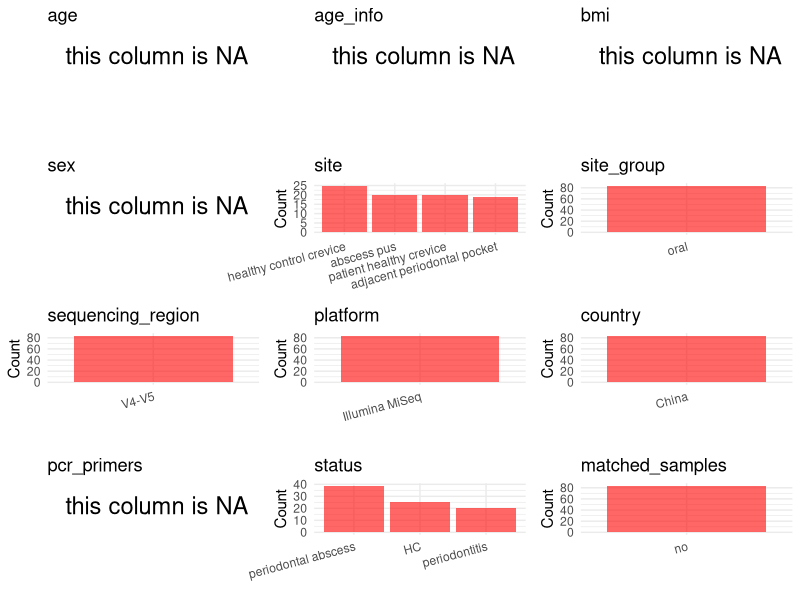

Write the R code that produced this figure. (Note: this script raises an error after producing the figure.)
## ---- chunk 1
# Load libraries
library(dplyr)
library(ggplot2)
library(cowplot)

# (1) Setting working directory
# EDIT HERE: change project_id for each study
project_id <- "PRJNA547446"

base_dir <- "/beegfs/huangxiaochang/global_oral/global-oral-microbiome/data/projects/"
setwd(file.path(base_dir, project_id))

# (2) Loading raw SRA metadata file
sra_file <- "SraRunTable.csv"
initial_meta <- read.csv("SraRunTable.csv", header = TRUE)

# (3) OPTIONAL: If extra metadata (e.g., Table.x or supplemental materials) are available from the article, you may need to merge the file with initial_meta manually. Below is example code for merging. Depending on the specific case of each study, you can customize the code as needed.
# supp_table <- read.csv("supplemental_table.csv", header = TRUE)
# initial_meta <- left_join(initial_meta, supp_table, by = merge_col_name)
## ---- chunk 2
# (1) Read the article in the following order: abstract, the beginning of the results section, and the methods. Understand the sample size, experimental design, and disease group overview. Clarify the sampling sites; for oral and gut samples, specify the exact sites like supragingival plaque, tongue, etc.

# (2) IMPORTANT: MUST go through each column of initial_meta
# head(initial_meta, 10)

# IMPORTANT: Check the unique values in the column of interest or query column.
# lapply(initial_meta[c('body_habitat', 'body_product', 'body_site')], table) # site
# table(initial_meta$host_subject_id) # subject id
# table(initial_meta$platform..exp.) # output is Illumina
# table(initial_meta$target_subfragment..exp.)
## ---- chunk 3
# (1) EDIT HERE: Parameter setup
# NOTE: This project has no lab control samples (blanks/positives) or non-human samples. Leave keywords empty to skip filtering.
control_column <- NA   # column name in initial_meta
# unique(initial_meta[[control_column]])  # uncomment to explore
control_keywords <- c()     # Enter exact keywords

species_column <- NA          # column name in initial_meta
# unique(initial_meta[[species_column]])  # uncomment to explore
non_human_keywords <- c()            # Enter exact keywords


# (2) Remove controls and non-human samples. DO NOT need to modify code in this part, just run it.
n_samples <- nrow(initial_meta)
# Control evaluation
if (length(control_keywords) > 0) {
  if (is.null(control_column) || control_column == "") {
    stop("Error: control_keywords provided but control_column is missing.")
  }

  if (!(control_column %in% colnames(initial_meta))) {
    stop(sprintf("Error: Column '%s' not found in initial_meta.", control_column))
  }

  control_pattern <- paste(control_keywords, collapse = "|")
  control_text <- initial_meta[[control_column]]
  is_control <- grepl(control_pattern, control_text)

} else {
  is_control <- rep(FALSE, n_samples)
}

# Non-human evaluation
if (length(non_human_keywords) > 0) {
  if (is.null(species_column) || species_column == "") {
    stop("Error: non_human_keywords provided but species_column is missing.")
  }

  if (!(species_column %in% colnames(initial_meta))) {
    stop(sprintf("Error: Column '%s' not found in initial_meta.", control_column))
  }

  non_human_pattern <- paste(non_human_keywords, collapse = "|")
  species_text <- initial_meta[[species_column]]
  is_non_human <- grepl(non_human_pattern, species_text)
} else {
  is_non_human <- rep(FALSE, n_samples)
}

# Execute removal
samples_to_remove <- is_control | is_non_human
initial_meta <- initial_meta[!samples_to_remove, ]

cat("Initial samples counts:",n_samples,"\n")
cat("Removed control samples:", sum(is_control), "\n")
cat("Removed non-human samples:", sum(is_non_human), "\n")
cat("Total samples removed ", sum(samples_to_remove), "\n")
cat("Remaining samples after Step 2:", nrow(initial_meta), "\n")
## ---- chunk 4
# Extract columns from initial_meta as follows:
# (1) No modification needed → extract directly.
# (2) Modification needed → create a column start with 'raw_' and mark the target column as "pending".
# (3) Need to find or determine based on the article.

metadata <- data.frame(
  bioproject = initial_meta$BioProject,
  sample_id = initial_meta$Run,
  raw_subject_id = initial_meta$Sample.Name,
  subject_id = "pending",
  age = NA,
  age_info = NA,
  bmi = NA,
  raw_sex = NA,
  sex = "pending",
  sequencing_region = "V4-V5",
  platform = initial_meta$Instrument,
  country = initial_meta$geo_loc_name_country,
  raw_site = initial_meta$isolate,
  site = "pending",
  site_group = "pending",
  public_time = initial_meta$ReleaseDate,
  raw_status = initial_meta$isolate,
  pcr_primers = NA,
  title = NA,
  disease_study = NA,
  status = "pending",
  matched_samples = "pending",
  is_time_series = "no",
  stringsAsFactors = FALSE
)

metadata$public_time <- as.Date(metadata$public_time)
## ---- chunk 5
# (1) Handle the columns with the `raw_` prefix.
# IMPORTANT: Add comments if the modification is not straightforward!!
metadata$sex <- NA_character_

# Remap site from isolate column (which encoded site and health status)
metadata <- metadata %>% mutate(site = case_when(
  raw_site == "periodontal abscess" ~ "abscess pus",
  raw_site == "periodontal pocket" ~ "adjacent periodontal pocket",
  raw_site == "periodontal patient control" ~ "patient healthy crevice",
  raw_site == "periodontal health control" ~ "healthy control crevice",
  TRUE ~ raw_site
))

# Map status based on remapped site
# abscess pus + adjacent periodontal pocket = periodontal abscess patients
# patient healthy crevice = periodontitis patients (no abscess)
# healthy control crevice = HC
metadata$status <- case_when(
  metadata$site %in% c("abscess pus", "adjacent periodontal pocket") ~ "periodontal abscess",
  metadata$site == "patient healthy crevice" ~ "periodontitis",
  metadata$site == "healthy control crevice" ~ "HC",
  TRUE ~ NA_character_
)

# Remove group suffix from subject_id (e.g., "052004A_Pocket" → "052004A")
metadata$subject_id <- gsub("_.*$", "", metadata$raw_subject_id)

metadata$title <- "Microbiota in Human Periodontal Abscess Revealed by 16S rDNA Sequencing"
metadata$disease_study <- "yes"

## ---- chunk 6
# (2) Filling the 'site_group' and 'matched_samples' columns
# editing site_group
unique(metadata$site)
# EDIT HERE: add oral sites
Oral_site = c("saliva", "mouth", "tongue coating", "supragingival plaque", "subgingival plaque", "oral swab", "denture", "tooth", "abscess pus", "adjacent periodontal pocket", "patient healthy crevice", "healthy control crevice", "gingival crevicular fluid", "subgingival plaque")
# EDIT HERE: add gut sites
Gut_site = c("feces", "stool")
# just run
metadata <- metadata %>%
  mutate(site_group = case_when(
    site %in% Oral_site ~ "oral",
    site %in% Gut_site ~ "gut",
    TRUE ~ "other"
  ))

# editing matched_samples, just run.
metadata$matched_samples <- ifelse(
  ave(metadata$subject_id, metadata$subject_id, FUN = length) > 1,
  "yes",
  "no"
)
## ---- chunk 7
# (3) check if there is pending value in metadata. If there is pending value, go on modify the metadata.
# Function to check if a column contains "pending"
has_pending <- function(col) {
  if (is.character(col) || is.factor(col)) {
    any(col == "pending", na.rm = TRUE)
  } else {
    FALSE
  }
}

# Check for any pending value
any_pending_value <- any(sapply(metadata, has_pending))

if (!any_pending_value) {
  message("Good! No cell contains the value 'pending'.")
} else {
  pending_cols <- names(metadata)[sapply(metadata, has_pending)]
  message("Columns containing 'pending': ", paste(pending_cols, collapse = ", "))
  message("Please continue to resolve these pending columns!")
}
## ---- chunk 8
# Select columns for visualization, just run
plot_data <- metadata %>%
  select(-bioproject, -sample_id, -subject_id, -title)

create_simple_plots <- function(data) {
  plots <- list()
  continuous_vars <- c("age", "bmi")

  for (col in colnames(data)) {
    if (all(is.na(data[[col]]))) {
      p <- ggplot() +
        annotate("text", x = 0.5, y = 0.5, label = "this column is NA", size = 6) +
        labs(title = col) +
        theme_void()
    } else if (col %in% continuous_vars && is.numeric(data[[col]])) {
      p <- ggplot(data, aes(x = .data[[col]])) +
        geom_histogram(fill = "blue", alpha = 0.6, bins = 20, na.rm = TRUE) +
        labs(title = col, x = col, y = "Count") +
        theme_minimal()
    } else {
      count_data <- as.data.frame(table(data[[col]], useNA = "ifany"))
      p <- ggplot(count_data, aes(x = reorder(Var1, -Freq), y = Freq)) +
        geom_col(fill = "red", alpha = 0.6) +
        labs(title = col, x = NULL, y = "Count") +
        theme_minimal() +
        theme(axis.text.x = element_text(angle = 15, hjust = 1))
    }
    plots[[col]] <- p
  }

  return(plots)
}

# Generate and arrange plots
plots <- create_simple_plots(plot_data)
p <- plot_grid(plots$age,
               plots$age_info,
               plots$bmi,
               plots$sex,
               plots$site,
               plots$site_group,
               plots$sequencing_region,
               plots$platform,
               plots$country,
               plots$pcr_primers,
               plots$status,
               plots$matched_samples,
               ncol = 3, align = "hv", axis = "lb")
ggsave("Metadata_Summary.png", plot = p, width = 8, height = 6, dpi = 150)
## ---- chunk 9
# Insert Metadata_Summary.png into the current Rmd output
knitr::include_graphics("Metadata_Summary.png")
## ---- chunk 10
# Reorder the data frame
fixed_cols <- c("bioproject", "sample_id", "subject_id", "age", "age_info",
                "bmi", "sex", "platform", "sequencing_region", "pcr_primers",
                "country", "site", "site_group", "disease_study", "status",
                "title", "public_time", "matched_samples", "is_time_series")
metadata <- metadata %>%
  select(all_of(fixed_cols), everything())

# save metadata
# head(metadata)
write.csv(metadata, file = "metadata_v2.csv", quote = TRUE, row.names = FALSE)
